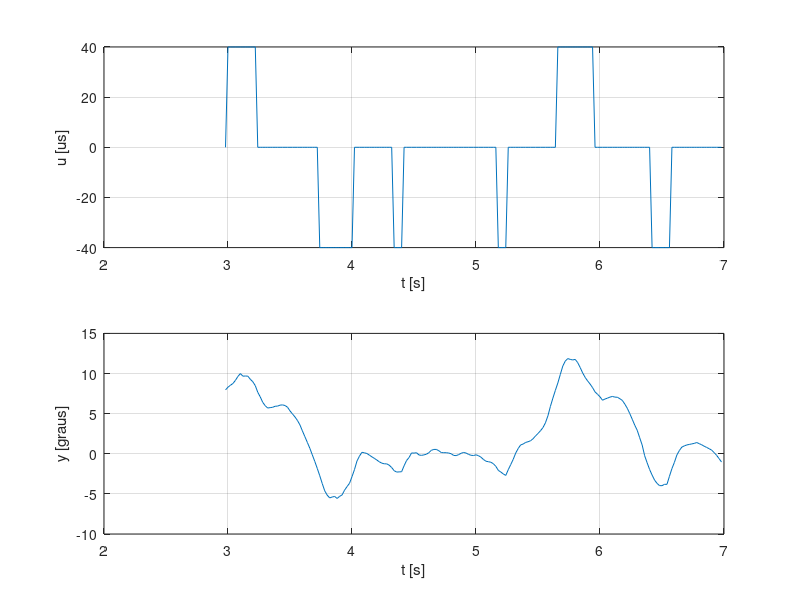

Here is the MATLAB script that generated this plot:
% x = 100*rand(8,1);
% fileID = fopen('Novo Documento de Texto.txt','w');
% fprintf(fileID,'%4.1f\n',x);
% fclose(fileID);

clc
clear all
close all


M = [
91.32  1520.00
90.77  1520.00
90.17  1520.00
89.44  1520.00
88.71  1520.00
87.93  1520.00
87.26  1520.00
86.42  1520.00
85.44  1520.00
84.51  1480.00
83.73  1480.00
82.84  1480.00
82.37  1480.00
81.82  1480.00
82.04  1480.00
81.71  1480.00
81.76  1480.00
81.74  1480.00
81.70  1480.00
81.43  1480.00
81.04  1480.00
80.14  1480.00
79.47  1480.00
78.85  1480.00
78.42  1480.00
77.93  1480.00
77.00  1480.00
76.05  1480.00
75.36  1480.00
74.40  1480.00
73.22  1480.00
72.21  1480.00
70.98  1480.00
68.77  1400.00
66.82  1400.00
65.96  1400.00
66.16  1400.00
67.19  1400.00
68.49  1400.00
70.06  1480.00
72.53  1480.00
74.48  1480.00
76.99  1480.00
78.67  1480.00
81.64  1480.00
83.44  1480.00
85.89  1520.00
87.97  1520.00
89.58  1520.00
90.36  1520.00
90.45  1520.00
90.30  1520.00
89.75  1520.00
89.18  1520.00
88.68  1520.00
88.12  1520.00
87.66  1520.00
87.18  1520.00
87.04  1520.00
86.93  1520.00
87.01  1520.00
86.96  1520.00
86.97  1520.00
86.96  1520.00
87.11  1520.00
87.40  1520.00
87.67  1520.00
87.82  1520.00
87.90  1520.00
88.00  1520.00
88.14  1520.00
88.42  1520.00
88.68  1520.00
88.75  1520.00
88.78  1520.00
88.75  1520.00
88.79  1520.00
88.89  1520.00
89.05  1520.00
89.02  1520.00
88.86  1520.00
88.75  1520.00
88.69  1520.00
88.74  1520.00
88.76  1520.00
88.61  1520.00
88.36  1520.00
88.07  1520.00
87.88  1520.00
87.85  1520.00
87.81  1520.00
87.67  1520.00
87.42  1520.00
87.13  1520.00
87.03  1520.00
87.06  1520.00
87.09  1520.00
86.94  1520.00
86.63  1520.00
86.48  1520.00
86.33  1520.00
86.39  1520.00
86.29  1520.00
85.97  1520.00
85.70  1520.00
85.39  1520.00
85.26  1520.00
85.19  1520.00
84.91  1480.00
84.53  1480.00
84.34  1480.00
84.31  1480.00
84.03  1480.00
84.71  1480.00
85.50  1520.00
86.36  1520.00
87.27  1520.00
88.15  1520.00
88.82  1520.00
89.34  1520.00
89.64  1520.00
89.90  1520.00
90.09  1520.00
90.33  1520.00
90.61  1520.00
90.95  1520.00
91.21  1520.00
91.33  1520.00
91.34  1520.00
91.42  1520.00
91.62  1520.00
91.96  1520.00
92.17  1520.00
92.25  1520.00
92.16  1520.00
92.14  1520.00
92.34  1520.00
92.61  1520.00
92.82  1520.00
92.86  1520.00
92.79  1520.00
92.86  1520.00
93.09  1520.00
93.49  1520.00
93.81  1520.00
93.95  1520.00
94.01  1520.00
94.17  1520.00
94.51  1520.00
94.96  1520.00
95.30  1560.00
95.54  1560.00
95.76  1560.00
96.15  1560.00
96.64  1560.00
96.99  1560.00
96.67  1560.00
96.69  1560.00
96.67  1560.00
96.28  1560.00
95.98  1560.00
95.49  1560.00
94.66  1520.00
94.09  1520.00
93.41  1520.00
92.99  1520.00
92.70  1520.00
92.75  1520.00
92.79  1520.00
92.92  1520.00
92.94  1520.00
93.06  1520.00
93.09  1520.00
93.01  1520.00
92.80  1520.00
92.34  1520.00
91.96  1520.00
91.59  1520.00
91.15  1520.00
90.60  1520.00
89.85  1520.00
89.13  1520.00
88.41  1520.00
87.68  1520.00
86.86  1520.00
86.04  1520.00
85.17  1520.00
84.26  1480.00
83.29  1480.00
82.38  1480.00
81.84  1480.00
81.50  1480.00
81.61  1480.00
81.68  1480.00
81.43  1480.00
81.69  1480.00
81.87  1480.00
82.46  1480.00
82.91  1480.00
83.32  1480.00
84.15  1480.00
85.03  1520.00
86.09  1520.00
86.70  1520.00
87.18  1520.00
87.12  1520.00
87.03  1520.00
86.83  1520.00
86.62  1520.00
86.43  1520.00
86.22  1520.00
86.00  1520.00
85.83  1520.00
85.75  1520.00
85.74  1520.00
85.58  1520.00
85.28  1520.00
84.89  1480.00
84.72  1480.00
84.74  1480.00
84.76  1480.00
85.50  1520.00
86.16  1520.00
86.53  1520.00
87.10  1520.00
87.08  1520.00
87.13  1520.00
86.85  1520.00
86.80  1520.00
86.86  1520.00
86.94  1520.00
87.14  1520.00
87.43  1520.00
87.54  1520.00
87.54  1520.00
87.38  1520.00
87.15  1520.00
87.13  1520.00
87.13  1520.00
87.09  1520.00
87.00  1520.00
86.79  1520.00
86.77  1520.00
86.89  1520.00
87.06  1520.00
87.16  1520.00
87.09  1520.00
86.92  1520.00
86.81  1520.00
86.78  1520.00
86.87  1520.00
86.76  1520.00
86.57  1520.00
86.29  1520.00
86.07  1520.00
86.01  1520.00
85.94  1520.00
85.76  1520.00
85.43  1520.00
84.93  1480.00
84.72  1480.00
84.49  1480.00
84.30  1480.00
85.01  1520.00
85.65  1520.00
86.30  1520.00
87.08  1520.00
87.65  1520.00
88.10  1520.00
88.21  1520.00
88.41  1520.00
88.50  1520.00
88.62  1520.00
88.87  1520.00
89.22  1520.00
89.53  1520.00
89.87  1520.00
90.26  1520.00
90.86  1520.00
91.73  1520.00
92.90  1520.00
93.93  1520.00
94.90  1520.00
95.82  1560.00
96.89  1560.00
97.93  1560.00
98.55  1560.00
98.86  1560.00
98.76  1560.00
98.69  1560.00
98.76  1560.00
98.36  1560.00
97.75  1560.00
97.08  1560.00
96.52  1560.00
96.08  1560.00
95.69  1560.00
95.24  1560.00
94.71  1520.00
94.41  1520.00
94.10  1520.00
93.67  1520.00
93.82  1520.00
93.93  1520.00
94.06  1520.00
94.14  1520.00
94.06  1520.00
94.04  1520.00
93.86  1520.00
93.65  1520.00
93.19  1520.00
92.67  1520.00
92.01  1520.00
91.30  1520.00
90.57  1520.00
89.93  1520.00
89.00  1520.00
88.09  1520.00
86.76  1520.00
85.88  1520.00
85.04  1520.00
84.35  1480.00
83.72  1480.00
83.31  1480.00
83.03  1480.00
83.02  1480.00
83.19  1480.00
83.19  1480.00
84.19  1480.00
85.15  1520.00
85.93  1520.00
86.85  1520.00
87.40  1520.00
87.83  1520.00
87.98  1520.00
88.10  1520.00
88.16  1520.00
88.23  1520.00
88.29  1520.00
88.40  1520.00
88.26  1520.00
88.12  1520.00
87.94  1520.00
87.79  1520.00
87.63  1520.00
87.46  1520.00
87.15  1520.00
86.81  1520.00
86.40  1520.00
85.97  1520.00
85.54  1520.00
85.21  1520.00
84.67  1480.00
84.18  1480.00
83.57  1480.00
83.56  1480.00
83.28  1480.00
83.68  1480.00
84.12  1480.00
84.55  1480.00
84.97  1480.00
85.57  1520.00
86.43  1520.00
87.06  1520.00
87.01  1520.00
86.74  1520.00
86.23  1520.00
85.64  1520.00
84.87  1480.00
84.19  1480.00
83.86  1480.00
83.81  1480.00
83.99  1480.00
84.48  1480.00
85.47  1520.00
86.93  1520.00
87.85  1520.00
88.66  1520.00
89.12  1520.00
89.62  1520.00
90.06  1520.00
90.40  1520.00
90.76  1520.00
91.01  1520.00
91.21  1520.00
91.51  1520.00
91.82  1520.00
92.13  1520.00
92.27  1520.00
92.31  1520.00
92.30  1520.00
92.36  1520.00
92.54  1520.00
92.73  1520.00
92.78  1520.00
92.71  1520.00
92.53  1520.00
92.52  1520.00
92.69  1520.00
92.81  1520.00
92.87  1520.00
92.76  1520.00
92.67  1520.00
92.74  1520.00
92.92  1520.00
93.13  1520.00
93.17  1520.00
93.12  1520.00
93.04  1520.00
93.07  1520.00
93.17  1520.00
93.19  1520.00
93.10  1520.00
92.87  1520.00
92.64  1520.00
92.50  1520.00
92.45  1520.00
92.34  1520.00
92.09  1520.00
91.73  1520.00
91.33  1520.00
90.99  1520.00
90.78  1520.00
90.45  1520.00
89.97  1520.00
89.48  1520.00
88.90  1520.00
88.53  1520.00
88.12  1520.00
87.68  1520.00
87.18  1520.00
86.54  1520.00
85.94  1520.00
85.51  1520.00
85.09  1520.00
84.58  1480.00
83.98  1480.00
83.56  1480.00
83.22  1480.00
83.04  1480.00
83.49  1480.00
84.13  1480.00
84.69  1480.00
85.07  1520.00
85.51  1520.00
85.96  1520.00
85.83  1520.00
85.58  1520.00
84.93  1480.00
84.33  1480.00
83.70  1480.00
83.17  1480.00
83.25  1480.00
83.61  1480.00
83.86  1480.00
84.10  1480.00
84.29  1480.00
84.66  1480.00
85.68  1520.00
86.91  1520.00
87.61  1520.00
87.96  1520.00
88.33  1520.00
88.55  1520.00
88.66  1520.00
88.60  1520.00
88.59  1520.00
88.45  1520.00
88.33  1520.00
88.29  1520.00
88.31  1520.00
88.19  1520.00
87.94  1520.00
87.65  1520.00
87.44  1520.00
87.39  1520.00
87.38  1520.00
87.14  1520.00
86.79  1520.00
86.34  1520.00
86.05  1520.00
85.91  1520.00
85.79  1520.00
85.52  1520.00
85.08  1520.00
84.69  1480.00
84.50  1480.00
84.27  1480.00
84.33  1480.00
85.19  1520.00
85.98  1520.00
86.52  1520.00
87.08  1520.00
87.33  1520.00
87.38  1520.00
87.24  1520.00
86.99  1520.00
86.70  1520.00
86.36  1520.00
86.13  1520.00
85.85  1520.00
85.43  1520.00
84.80  1480.00
84.40  1480.00
83.92  1480.00
83.94  1480.00
84.55  1480.00
84.93  1480.00
85.37  1520.00
85.73  1520.00
86.58  1520.00
87.25  1520.00
87.73  1520.00
88.00  1520.00
88.24  1520.00
88.57  1520.00
88.96  1520.00
89.45  1520.00
89.84  1520.00
90.04  1520.00
90.09  1520.00
89.97  1520.00
89.88  1520.00
89.81  1520.00
89.49  1520.00
89.05  1520.00
88.45  1520.00
87.76  1520.00
87.12  1520.00
86.64  1520.00
86.05  1520.00
85.31  1520.00
84.42  1480.00
83.74  1480.00
83.25  1480.00
83.15  1480.00
84.02  1480.00
84.97  1480.00
86.06  1520.00
87.00  1520.00
88.29  1520.00
89.21  1520.00
89.92  1520.00
90.44  1520.00
90.91  1520.00
91.41  1520.00
92.00  1520.00
92.76  1520.00
93.35  1520.00
93.72  1520.00
93.91  1520.00
93.96  1520.00
94.02  1520.00
94.09  1520.00
93.90  1520.00
93.57  1520.00
92.99  1520.00
92.45  1520.00
92.05  1520.00
91.65  1520.00
91.18  1520.00
90.58  1520.00
89.98  1520.00
89.53  1520.00
89.15  1520.00
88.95  1520.00
88.59  1520.00
88.18  1520.00
87.74  1520.00
87.36  1520.00
87.14  1520.00
87.00  1520.00
86.69  1520.00
86.32  1520.00
85.87  1520.00
85.49  1520.00
85.19  1520.00
84.95  1480.00
84.60  1480.00
84.26  1480.00
84.22  1480.00
84.10  1480.00
84.86  1480.00
86.02  1520.00
87.66  1520.00
88.54  1520.00
89.48  1520.00
90.13  1520.00
90.76  1520.00
91.22  1520.00
91.52  1520.00
91.84  1520.00
91.89  1520.00
91.89  1520.00
92.06  1520.00
92.31  1520.00
92.41  1520.00
92.20  1520.00
91.71  1520.00
91.21  1520.00
90.72  1520.00
90.21  1520.00
89.50  1520.00
88.69  1520.00
87.90  1520.00
87.29  1520.00
86.86  1520.00
86.52  1520.00
86.18  1520.00
85.78  1520.00
85.32  1520.00
84.90  1480.00
84.34  1480.00
83.77  1480.00
84.01  1480.00
84.55  1480.00
85.46  1520.00
86.39  1520.00
87.68  1520.00
88.53  1520.00
89.04  1520.00
89.34  1520.00
89.64  1520.00
89.88  1520.00
90.10  1520.00
90.13  1520.00
90.01  1520.00
89.65  1520.00
89.01  1520.00
88.52  1520.00
87.98  1520.00
87.31  1520.00
86.58  1520.00
85.96  1520.00
85.41  1520.00
85.03  1520.00
84.76  1480.00
84.54  1480.00
84.50  1480.00
84.84  1480.00
84.97  1480.00
85.77  1520.00
87.12  1520.00
88.48  1520.00
89.23  1520.00
89.73  1520.00
90.17  1520.00
90.55  1520.00
90.98  1520.00
91.22  1520.00
91.39  1520.00
91.48  1520.00
91.37  1520.00
91.20  1520.00
90.95  1520.00
90.47  1520.00
89.78  1520.00
88.87  1520.00
88.10  1520.00
87.44  1520.00
86.90  1520.00
86.31  1520.00
85.62  1520.00
84.94  1480.00
84.42  1480.00
83.95  1480.00
83.98  1480.00
84.77  1480.00
85.53  1520.00
86.20  1520.00
87.07  1520.00
87.53  1520.00
88.05  1520.00
88.29  1520.00
88.44  1520.00
88.50  1520.00
88.52  1520.00
88.60  1520.00
88.75  1520.00
88.77  1520.00
88.72  1520.00
88.62  1520.00
88.57  1520.00
88.54  1520.00
88.49  1520.00
88.27  1520.00
87.88  1520.00
87.34  1520.00
86.70  1520.00
86.20  1520.00
85.78  1520.00
85.31  1520.00
84.87  1480.00
84.53  1480.00
84.41  1480.00
84.19  1480.00
84.87  1480.00
85.83  1520.00
86.69  1520.00
87.31  1520.00
88.24  1520.00
88.76  1520.00
89.10  1520.00
89.15  1520.00
88.94  1520.00
88.75  1520.00
88.59  1520.00
88.33  1520.00
88.04  1520.00
87.85  1520.00
87.71  1520.00
87.29  1520.00
86.77  1520.00
86.43  1520.00
86.08  1520.00
85.60  1520.00
84.96  1480.00
84.31  1480.00
83.99  1480.00
83.66  1480.00
84.11  1480.00
84.76  1480.00
85.20  1520.00
85.75  1520.00
86.51  1520.00
86.84  1520.00
87.02  1520.00
86.89  1520.00
86.84  1520.00
86.72  1520.00
86.69  1520.00
86.72  1520.00
86.75  1520.00
86.69  1520.00
86.56  1520.00
86.33  1520.00
86.16  1520.00
86.18  1520.00
86.10  1520.00
85.86  1520.00
85.56  1520.00
85.26  1520.00
85.06  1520.00
84.93  1480.00
84.60  1480.00
84.36  1480.00
84.46  1480.00
84.14  1480.00
84.66  1480.00
85.38  1520.00
86.48  1520.00
87.02  1520.00
87.29  1520.00
87.41  1520.00
87.38  1520.00
87.42  1520.00
87.22  1520.00
86.89  1520.00
86.54  1520.00
86.27  1520.00
86.07  1520.00
85.96  1520.00
85.73  1520.00
85.31  1520.00
85.00  1480.00
85.16  1520.00
85.65  1520.00
85.92  1520.00
85.94  1520.00
86.11  1520.00
86.22  1520.00
86.39  1520.00
86.53  1520.00
86.66  1520.00
86.66  1520.00
86.63  1520.00
86.66  1520.00
86.73  1520.00
86.82  1520.00
86.84  1520.00
86.77  1520.00
86.76  1520.00
86.72  1520.00
86.74  1520.00
86.81  1520.00
86.94  1520.00
86.88  1520.00
86.83  1520.00
86.67  1520.00
86.66  1520.00
86.98  1520.00
87.44  1520.00
88.08  1520.00
88.46  1520.00
88.32  1520.00
87.76  1520.00
87.01  1520.00
86.59  1520.00
86.20  1520.00
85.92  1520.00
85.79  1520.00
85.74  1520.00
85.82  1520.00
86.03  1520.00
86.27  1520.00
86.61  1520.00
86.91  1520.00
87.21  1520.00
87.62  1520.00
88.37  1520.00
88.58  1520.00
88.23  1520.00
87.78  1520.00
87.57  1520.00
87.62  1520.00
87.64  1520.00
87.62  1520.00
87.66  1520.00
87.78  1520.00
88.06  1520.00
88.47  1520.00
88.88  1520.00
89.13  1520.00
89.24  1520.00
89.35  1520.00
89.54  1520.00
89.76  1520.00
89.93  1520.00
90.04  1520.00
90.10  1520.00
90.13  1520.00
90.23  1520.00
90.47  1520.00
90.67  1520.00
90.79  1520.00
90.86  1520.00
90.92  1520.00
91.00  1520.00
91.23  1520.00
91.25  1520.00
91.23  1520.00
91.10  1520.00
90.94  1520.00
90.95  1520.00
91.10  1520.00
91.21  1520.00
91.23  1520.00
91.12  1520.00
91.09  1520.00
91.19  1520.00
91.48  1520.00
91.59  1520.00
91.46  1520.00
91.25  1520.00
91.07  1520.00
91.15  1520.00
91.35  1520.00
91.36  1520.00
91.35  1520.00
91.18  1520.00
91.14  1520.00
91.21  1520.00
91.38  1520.00
91.45  1520.00
91.35  1520.00
91.26  1520.00
91.19  1520.00
91.24  1520.00
91.48  1520.00
91.51  1520.00
91.51  1520.00
91.43  1520.00
91.42  1520.00
91.60  1520.00
91.82  1520.00
91.91  1520.00
91.89  1520.00
91.70  1520.00
91.58  1520.00
91.61  1520.00
91.85  1520.00
92.00  1520.00
92.02  1520.00
91.97  1520.00
91.94  1520.00
92.05  1520.00
92.23  1520.00
92.26  1520.00
92.24  1520.00
92.14  1520.00
92.11  1520.00
92.20  1520.00
92.30  1520.00
92.26  1520.00
92.19  1520.00
92.14  1520.00
92.14  1520.00
92.26  1520.00
92.41  1520.00
92.39  1520.00
92.33  1520.00
92.22  1520.00
92.22  1520.00
92.34  1520.00
92.44  1520.00
92.42  1520.00
92.31  1520.00
92.14  1520.00
92.11  1520.00
92.18  1520.00
92.27  1520.00
92.27  1520.00
92.20  1520.00
92.10  1520.00
92.10  1520.00
92.25  1520.00
92.38  1520.00
92.40  1520.00
92.45  1520.00
92.44  1520.00
92.55  1520.00
92.73  1520.00
92.87  1520.00
92.92  1520.00
92.87  1520.00
92.85  1520.00
92.86  1520.00
92.95  1520.00
92.98  1520.00
92.93  1520.00
92.87  1520.00
92.79  1520.00
92.77  1520.00
92.94  1520.00
93.06  1520.00
93.14  1520.00
93.13  1520.00
93.08  1520.00
93.21  1520.00
93.42  1520.00
93.65  1520.00
93.78  1520.00
93.76  1520.00
93.74  1520.00
93.80  1520.00
94.04  1520.00
94.14  1520.00
94.06  1520.00
93.97  1520.00
93.82  1520.00
93.81  1520.00
93.97  1520.00
94.04  1520.00
94.06  1520.00
93.96  1520.00
93.93  1520.00
93.97  1520.00
94.11  1520.00
94.18  1520.00
94.17  1520.00
94.13  1520.00
94.08  1520.00
94.14  1520.00
94.36  1520.00
94.44  1520.00
94.50  1520.00
94.53  1520.00
94.53  1520.00
94.63  1520.00
94.84  1520.00
94.93  1520.00
94.92  1520.00
94.82  1520.00
94.78  1520.00
94.87  1520.00
95.10  1560.00
95.19  1560.00
95.02  1560.00
94.81  1520.00
94.67  1520.00
94.57  1520.00
94.58  1520.00
94.57  1520.00
94.47  1520.00
94.29  1520.00
94.27  1520.00
94.43  1520.00
94.66  1520.00
94.71  1520.00
94.65  1520.00
94.57  1520.00
94.65  1520.00
94.76  1520.00
94.91  1520.00
95.00  1520.00
94.99  1520.00
94.88  1520.00
94.90  1520.00
94.96  1520.00
95.06  1560.00
95.06  1560.00
94.79  1520.00
94.60  1520.00
94.48  1520.00
94.66  1520.00
94.87  1520.00
94.93  1520.00
94.82  1520.00
94.84  1520.00
94.84  1520.00
94.99  1520.00
95.15  1560.00
95.18  1560.00
94.96  1520.00
94.94  1520.00
94.96  1520.00
95.13  1560.00
95.31  1560.00
95.26  1560.00
95.08  1560.00
94.80  1520.00
94.56  1520.00
94.32  1520.00
94.17  1520.00
94.02  1520.00
93.76  1520.00
93.48  1520.00
93.54  1520.00
93.72  1520.00
93.86  1520.00
93.92  1520.00 ];

N=length(M);

T = 0.02; %s

t = ((0:(N-1))*T)';

ti = 3;
tf = 7;

Ni = round(ti/T);
Nf = round(tf/T);

y = M(Ni:Nf,1);
u = M(Ni:Nf,2);
t = t(Ni:Nf);

y0 = 87;
u0 = 1520;

y = y-y0;
u = u-u0;



figure
subplot(2,1,1)
plot(t,u)
grid on
xlabel('t [s]')
ylabel('u [us]')
subplot(2,1,2)
plot(t,y)
xlabel('t [s]')
ylabel('y [graus]')
grid on